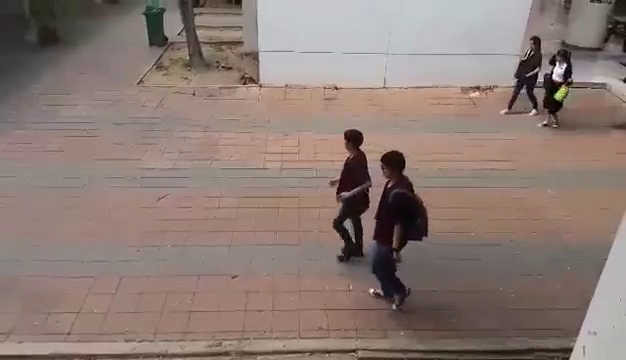
#> input picture frame 69 of Python/walking_sample10.mp4, 626 x 360 px
$ python Nachos.py
#> lines starting #> are read from the running program, lines starting #| are printed output that depends on the picture; after the words box and inside, x2 and y2 are one past the last pixel; in counts of white or black regions, pixels touching at a corner belong together
### Python/CentroidTracker.py
from scipy.spatial import distance as dist
from collections import OrderedDict
import numpy as np


class CentroidTracker():
    def __init__(self, maxDisappeared=75):
        self.nextObjectID = 0
        self.objects = OrderedDict()
        self.disappeared = OrderedDict()
        self.maxDisappeared = maxDisappeared


    def register(self, centroid):
        self.objects[self.nextObjectID] = centroid
        self.disappeared[self.nextObjectID] = 0
        self.nextObjectID += 1


    def deregister(self, objectID):
        del self.objects[objectID]
        del self.disappeared[objectID]


    def update(self, rects):
        if len(rects) == 0:
            for objectID in self.disappeared.keys():
                self.disappeared[objectID] += 1

                if self.disappeared[objectID] > self.maxDisappeared:
                    self.register(objectID)
            return self.objects
        # initialize an array of input centroids for the current frame
        inputCentroids = np.zeros((len(rects), 2), dtype="int")
        # loop over the bounding box rectangles
        for (i, (startX, startY, endX, endY)) in enumerate(rects):
                # use the bounding box coordinates to derive the centroid
                cX = int((startX + endX) / 2.0)
                cY = int((startY + endY) / 2.0)
                inputCentroids[i] = (cX, cY)
        # if we are currently no tracking any objects take the input
        # centroids and register each of them
        if len(self.objects) == 0:
            for i in range(0, len(inputCentroids)):
                self.register(inputCentroids[i])
        # otherwise, are are currently tracking objects so we need to
        # try to match the input centroids to existing object
        # centroids
        else:
            # grab the set of object IDs and corresponding centroids
            objectIDs = list(self.objects.keys())
            objectCentroids = list(self.objects.values())
            # compute the distance between each pair of object
            # centroids and input centroids, respectively -- our
            # goal will be to match an input centroid to an existing
            # object centroid
            D = dist.cdist(np.array(objectCentroids), inputCentroids)
            # in order to perform this matching we must (1) find the
            # smallest value in each row and then (2) sort the row
            # indexes based on their minimum values so that the row
            # with the smallest value is at the *front* of the index
            # list
            rows = D.min(axis=1).argsort()
            # next, we perform a similar process on the columns by
            # finding the smallest value in each column and then
            # sorting using the previously computed row index list
            cols = D.argmin(axis=1)[rows]
            # in order to determine if we need to update, register,
            # or deregister an object we need to keep track of which
            # of the rows and column indexes we have already examined
            usedRows = set()
            usedCols = set()
            # loop over the combination of the (row, column) index
            # tuples
            for (row, col) in zip(rows, cols):
                # if we have already examined either the row or
                # column value before, ignore it
                # val
                if row in usedRows or col in usedCols:
                        continue
                # otherwise, grab the object ID for the current row,
                # set its new centroid, and reset the disappeared
                # counter
                objectID = objectIDs[row]
                self.objects[objectID] = inputCentroids[col]
                self.disappeared[objectID] = 0
                # indicate that we have examined each of the row and
                # column indexes, respectively
                usedRows.add(row)
                usedCols.add(col)
                # compute both the row and column index we have NOT yet
                # examined
                unusedRows = set(range(0, D.shape[0])).difference(usedRows)
                unusedCols = set(range(0, D.shape[1])).difference(usedCols)
                # in the event that the number of object centroids is
                # equal or greater than the number of input centroids
                # we need to check and see if some of these objects have
                # potentially disappeared
                if D.shape[0] >= D.shape[1]:
                    # loop over the unused row indexes
                    for row in unusedRows:
                        # grab the object ID for the corresponding row
                        # index and increment the disappeared counter
                        objectID = objectIDs[row]
                        self.disappeared[objectID] += 1
                        # check to see if the number of consecutive
                        # frames the object has been marked "disappeared"
                        # for warrants deregistering the object
                        if self.disappeared[objectID] > self.maxDisappeared:
                            self.deregister(objectID)
                # otherwise, if the number of input centroids is greater
                # than the number of existing object centroids we need to
                # register each new input centroid as a trackable object
                else:
                    for col in unusedCols:
                        self.register(inputCentroids[col])
        # return the set of trackable objects
        return self.objects

### Python/TrackableObject.py
class TrackableObject:
    def __init__(self, objectID, centroid):
        # store the object ID, then initialize a list of centroids
        # using the current centroid
        self.objectID = objectID
        self.centroids = [centroid]

        # initialize a boolean used to indicate if the object has
        # already been counted or not
        self.counted = False

### Python/Nachos.py
import numpy as np
import cv2
from collections import deque
import time
import imutils
from imutils.object_detection import non_max_suppression
from CentroidTracker import CentroidTracker
from TrackableObject import TrackableObject


#   add haarcascades
upper_body_cascade = cv2.CascadeClassifier('cascades/haarcascade_upperbody.xml')
lower_body_cascade = cv2.CascadeClassifier('cascades/haarcascade_lowerbody.xml')

#   junk
font = cv2.FONT_HERSHEY_SIMPLEX
MAX_BUFFER = 16


# [58 lines left out: function haar_detect, not called in this run]


def hog_detect():
    #   initialize HOG people detector
    hog = cv2.HOGDescriptor()
    hog.setSVMDetector(cv2.HOGDescriptor_getDefaultPeopleDetector())

    #   deque of center pointns with a max length of buffer size
    detections = deque(maxlen=MAX_BUFFER)
    trackableObjects = {}
    #   start video from file
    cap = cv2.VideoCapture("walking_sample10.mp4")

    #  counters
    right_counter = 0
    left_counter = 0
    people_in_frame_count = 0

    while(cap.isOpened()):
        #   setup
        ret, frame = cap.read()
#> frame is the input picture: shape (360, 626, 3); mean B, G, R 116.6, 123.4, 140.5
        frame = imutils.resize(frame, width=min(600, frame.shape[1]))
#> frame: shape (345, 600, 3)
        orig = frame.copy()
        (rects, weights)=hog.detectMultiScale(frame,winStride=(4,4),padding=(4, 4),scale=1.30)
#> rects = [[301, 111, 77, 153], [309, 108, 108, 216]]; weights = [3.8, 1.64]

        #   frame information
        fps = int(cap.get(cv2.CAP_PROP_FPS))

        #   lines for counting people
        cv2.line(frame, (300, 0), (300, 600), (0, 0, 255), 2)
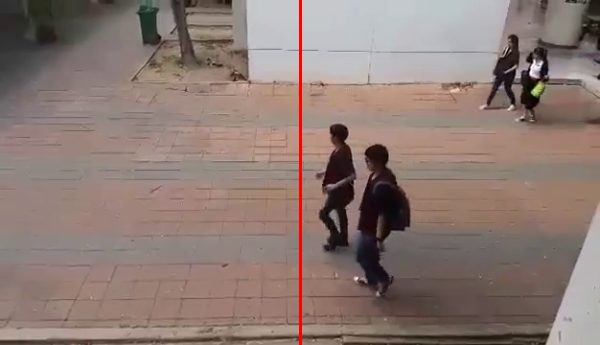
#> frame: shape (345, 600, 3); mean B, G, R 116, 122.6, 141
        #   use centroid method of uniquely identifying objects found
        ct = CentroidTracker()
        tracked_x = deque([], maxlen=MAX_BUFFER)

        #   detection using hogDetectMultiScale
        for i, (x, y, w, h) in enumerate(rects):
            #   track centers of detected objects
            center = (int((x+w) - (w/2)), int((y+h) - (h/2)))
            detections.append(center)
            cv2.circle(frame, (center), 5, (0, 0, 255), 2)
            #contrail
            if len(detections) > 1:
                for i in range(1, len(detections)):
                    #   MAX_BUFFER = length of deque for contrail
                    #   a bigger length will have a longer tail
                    thickness = int(np.sqrt(MAX_BUFFER/float(i+1)) * 1.80)
                    #   change color on different values?
                    line_color = (255, 255, 0)
                    cv2.line(frame, detections[i-1], detections[i], line_color, thickness)
#> this loop made 2 passes
#> (x, y, w, h, center) on passes 1 to 2: (301, 111, 77, 153, (339, 187)), (309, 108, 108, 216, (363, 216))
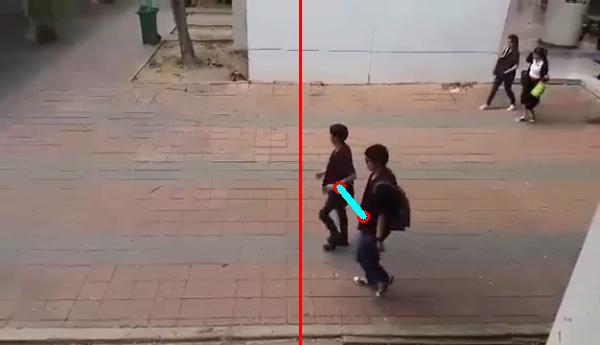
#> frame: shape (345, 600, 3); 0.2% of pixels changed, all inside (x1, y1, x2, y2) = (333, 181, 370, 223)

        #   !! NEED TO READ MORE ABOUT NON-MAXIMA-SUPPRESSION !!!
        #   apply non-maxima suppression to the bounding boxes using a
        #   fairly large overlap threshold to try to maintain overlapping
	#   boxes that are still people
        rects = np.array([[x, y, x + w, y + h] for (x, y, w, h) in rects])
#> rects = [[301, 111, 378, 264], [309, 108, 417, 324]]
        pick = non_max_suppression(rects, probs=None, overlapThresh=0.55)
#> pick = [[309, 108, 417, 324]]
        # draw the final bounding boxes, this ensures less boxes will be drawn at detection.
        for (xA, yA, xB, yB) in pick:
            #   update centroids -> centers of objects found look above for center example
            objects = ct.update(pick)
            cv2.rectangle(frame, (xA, yA), (xB, yB), (0, 255, 0), 1)
            #   loop over the tracked objects
            for i, (objectID, centroid) in enumerate(objects.items()):
                to = trackableObjects.get(objectID, None)
                if to is None:
                    print("No trackable object")
                    to = TrackableObject(objectID, centroid)
                else:
                    if to.objectID == 0:
                        to.counted = False
                    x = [c[0] for c in to.centroids]
                    #   not sure if needed, maybe read more?
                    direction = centroid[0]-25 - np.mean(x)
                    #   debug lel
                    print("Centroid " + str(to.objectID) + " Xaxis " + str(centroid[0]) + " in " + str(direction) + " at " + str(round((cap.get(cv2.CAP_PROP_POS_MSEC)/1000), 2)))
                    print(to.counted)
                    to.centroids.append(centroid)
                    if not to.counted:
                        #   count
                        if direction < 0 and centroid[0] > 297 and centroid[0] < 300:
                            left_counter += 1
                            to.counted = True
                        elif direction > 0 and centroid[0] > 301 and centroid[0] < 303:
                            right_counter += 1
                            to.counted = True
                # store the trackable object in our dictionary
                trackableObjects[objectID] = to

            people_in_frame_count = len(objects)
            text = "Person {}".format(objectID)
            cv2.putText(frame,text,(centroid[0]-10,centroid[1]-10),font,0.5,(0, 0, 255),1)
#> this loop made 1 pass
#> (xA, yA, xB, yB) on pass 1: (309, 108, 417, 324)
#| No trackable object
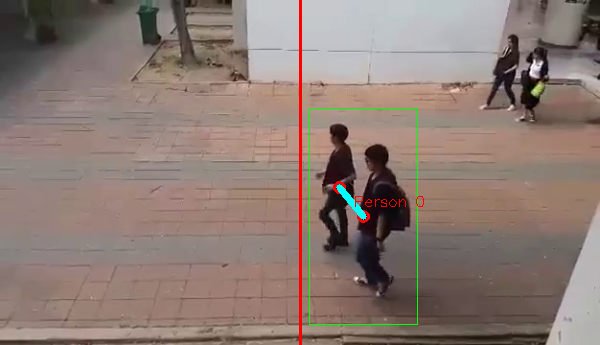
#> frame: shape (345, 600, 3); 0.38% of pixels changed, all inside (x1, y1, x2, y2) = (309, 108, 424, 325)
#> after the loop, left_counter = 0; right_counter = 0; trackableObjects = 1 item
        #   current time in video in ms (divided by 1000) for seconds
        duration = round((cap.get(cv2.CAP_PROP_POS_MSEC)/1000), 2)
#> duration = 2.3

        #   Texts
        cv2.putText(frame, "Right counter: " + str(right_counter) , (20, 40), font, 0.5, (255, 0, 0), 1, cv2.LINE_AA)
        cv2.putText(frame, "Left counter: " + str(left_counter), (20, 60), font, 0.5, (255, 0, 0), 1, cv2.LINE_AA)
        cv2.putText(frame, "Time / FPS: " + (str(duration) + " - " + str(fps)), (20, 20), font, 0.5, (255, 0, 0), 1, cv2.LINE_AA)
        cv2.putText(frame, "Total being detected: " + str(people_in_frame_count), (400, 20), font, 0.5, (255, 0, 0), 1, cv2.LINE_AA)
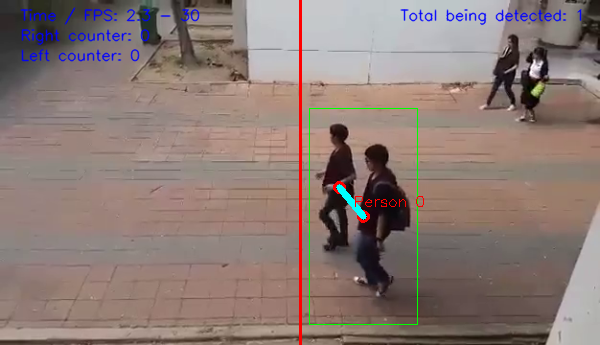
#> frame: shape (345, 600, 3); mean B, G, R 116.9, 122.5, 139.8

        #   Display the resulting frame
        cv2.imshow("HOG with Non Max Suppression", frame)
        if cv2.waitKey(1) & 0xFF == ord('q'):
#> (key q is pressed here)
            break

#   detection type
hog_detect()
#   haar_detect()
#   When everything done, release the capture
#> (the run stopped early here; a loop or call above may not have finished)

$ run again, starting later in the video
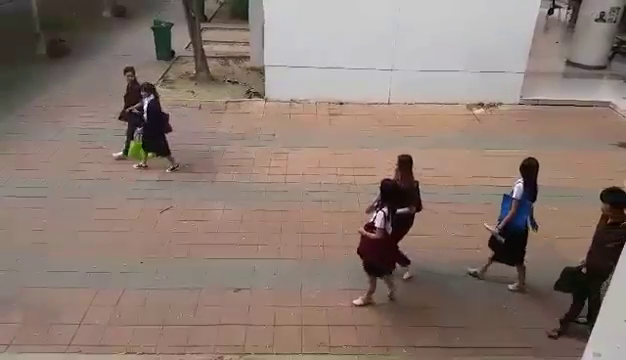
#> input picture frame 311 of Python/walking_sample10.mp4, 626 x 360 px
#> in hog_detect, frame is the input picture: shape (360, 626, 3); mean B, G, R 112.8, 121.4, 138.8
#> in hog_detect, `(rects, weights)=hog.detectMultiScale(frame,winStride=(4,4),padding=(4..`: rects = [[96, 48, 64, 128], [346, 128, 83, 166]]; weights = [1.48, 1.05]
#> the loop in hog_detect, `for i, (x, y, w, h) in enumerate(rects):` made 2 passes
#> (x, y, w, h, center) on passes 1 to 2: (96, 48, 64, 128, (128, 112)), (346, 128, 83, 166, (387, 211))
#> in hog_detect, `rects = np.array([[x, y, x + w, y + h] for (x, y, w, h) in rects])`: rects = [[96, 48, 160, 176], [346, 128, 429, 294]]
#> pick = [[346, 128, 429, 294], [96, 48, 160, 176]]
#> the loop in hog_detect, `for (xA, yA, xB, yB) in pick:` made 2 passes
#> (xA, yA, xB, yB, objects) on pass 1: (346, 128, 429, 294, {0: [387, 211], 1: [128, 112]})
#> (printed output is left out)
#> after the loop in hog_detect, `for (xA, yA, xB, yB) in pick:`:
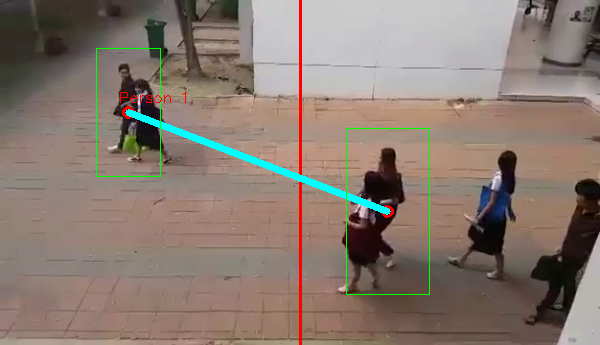
#> frame: shape (345, 600, 3); mean B, G, R 113, 122.5, 137.6
#> after the loop in hog_detect, `for (xA, yA, xB, yB) in pick:`: left_counter = 0; to.centroids = [[128, 112], [128, 112]]; trackableObjects = 2 items
#> duration = 10.37
#> in hog_detect, `cv2.putText(frame, "Total being detected: " + str(people_in_frame_coun..`:
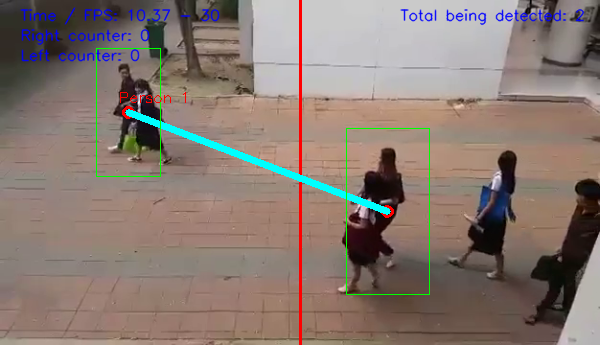
#> frame: shape (345, 600, 3); mean B, G, R 114.2, 121.7, 136.8

$ run again, starting later in the video
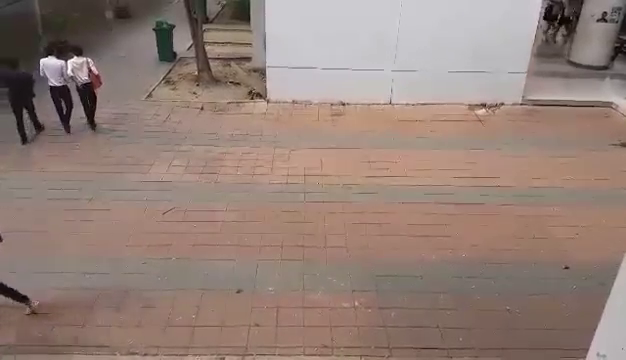
#> input picture frame 553 of Python/walking_sample10.mp4, 626 x 360 px
#> in hog_detect, frame is the input picture: shape (360, 626, 3); mean B, G, R 119.8, 128.3, 148.3
#> in hog_detect, `(rects, weights)=hog.detectMultiScale(frame,winStride=(4,4),padding=(4..`: rects = ()
#> in hog_detect, `rects = np.array([[x, y, x + w, y + h] for (x, y, w, h) in rects])`: rects = empty array
#> pick = []
#> after the loop in hog_detect, `for (xA, yA, xB, yB) in pick:`: left_counter = 0; trackableObjects = 0 items
#> duration = 18.43
#> in hog_detect, `cv2.putText(frame, "Total being detected: " + str(people_in_frame_coun..`:
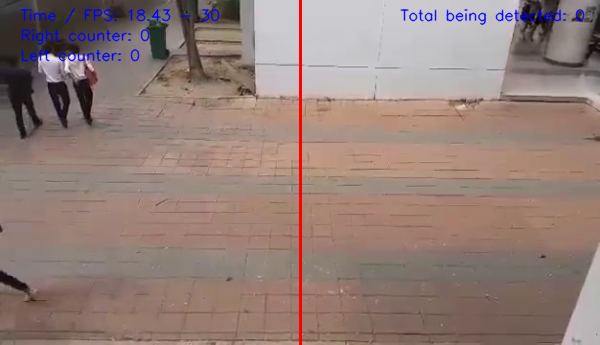
#> frame: shape (345, 600, 3); mean B, G, R 120.3, 126.8, 147.9
